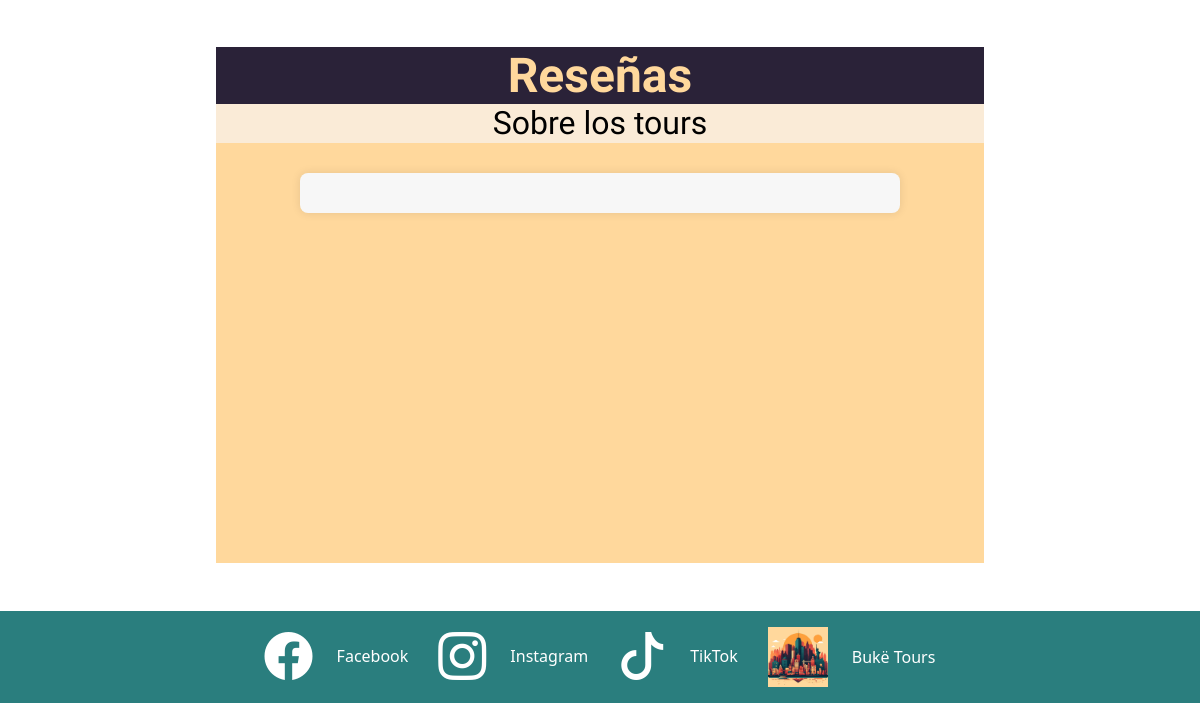
Before: / (lower part) with the older database file.
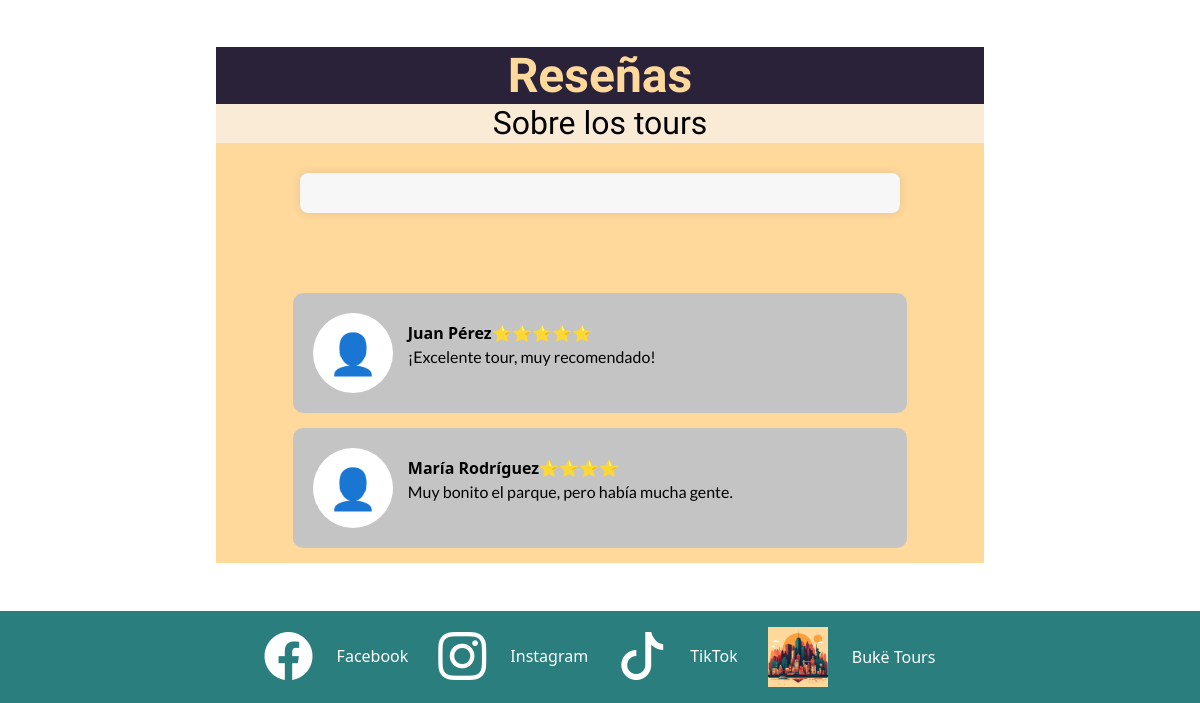
After: the same page with the newer database file.
### tables this page shows
CREATE TABLE feedback (
  id INT UNSIGNED NOT NULL AUTO_INCREMENT,
  score INT NOT NULL DEFAULT 1,
  tour_id INT UNSIGNED NOT NULL,
  customer_id INT UNSIGNED NOT NULL,
  full_name VARCHAR(200) NOT NULL,
  comment VARCHAR(200) NOT NULL,
  status ENUM('Aprobada','Denegada', 'Pendiente') NOT NULL,
  PRIMARY KEY (id),
   CONSTRAINT fk_feedback_customer_id
    FOREIGN KEY (customer_id)
    REFERENCES customer(id)
    ON DELETE RESTRICT
    ON UPDATE CASCADE,
  CONSTRAINT fk_feedback_tour_id
    FOREIGN KEY (tour_id)
    REFERENCES tour(id)
    ON DELETE RESTRICT
    ON UPDATE CASCADE
);

### index.php (the view, shortened to what this page needs)
<?php
$html_lang = $_SESSION['lang'];
?>
<!DOCTYPE html>
<html lang="<?php echo $html_lang; ?>">
  <head>
    <link rel="stylesheet" href="https://cdn.jsdelivr.net/npm/swiper@11/swiper-bundle.min.css" />
    <link rel="stylesheet" href="/Buke-Tours/assets/css/slider.css" type="text/css" />
    <link rel="stylesheet" href="/Buke-Tours/assets/css/profile.css" />
    <?php
      include './php/styles/common-styles.php';
    ?>
  </head>
  <body>
    <main>
      <section
        class="main-content bg-buke-tours mx-auto my-5 profile-form-section"
        style="max-width: 768px"
      >
        <h1 class="titulo"><?php echo $lang['resenas'] ?? 'Reseñas'; ?></h1>
        <h2 class="subtitulo  w-100"><?php echo $lang['sobre_tours'] ?? 'Sobre los tours'; ?></h2>
        <div class="formulario-resena">
        </div>
        <?php
         include './php/components/reviews-list.php';
        ?>
      </section>
    </main>
    <?php
    include './php/components/footer.php';
    ?>
  </body>
</html>

### php/components/reviews-list.php (shortened to what this page needs)
<?php
$mysqli = openConnection();
$sqlReviews = "SELECT * FROM feedback WHERE status = 'Aprobada';";
$reviewsAprobadas = $mysqli->prepare($sqlReviews);
$reviewsAprobadas->execute();
$reviewsResult = $reviewsAprobadas->get_result();
require_once __DIR__ . '/../helpers/get-score.php';
?>
<article class="resenas-container">
    <?php
    if ($reviewsResult) {
        while ($filaReview = $reviewsResult->fetch_assoc()):
    ?>
    <div class="resena">
        <div class="icono">👤</div>
        <div class="text-start">
        <div class="fw-bold">
            <?php
            echo $filaReview['full_name'];
            echo getScore($filaReview['score']);
            ?>
        </div>
        <p><?php echo $filaReview['comment'];?></p>
        </div>
    </div>
<?php
        endwhile;
    }
?>
</article>

### php/helpers/get-score.php (shortened to what this page needs)
<?php
function getScore($score){
    $scoreParsed = (int)$score;
    switch ($scoreParsed) {
        case 3:
            echo "<span class='estrellas'>⭐⭐⭐</span>";
            break;
        case 4:
            echo "<span class='estrellas'>⭐⭐⭐⭐</span>";
            break;
        case 5:
            echo "<span class='estrellas'>⭐⭐⭐⭐⭐</span>";
            break;
    }
}
?>

Changed rows visible on the page:
added feedback: full_name "Juan Pérez", comment "¡Excelente tour, muy recomendado!"
added feedback: full_name "María Rodríguez", comment "Muy bonito el parque, pero había mucha gente."
